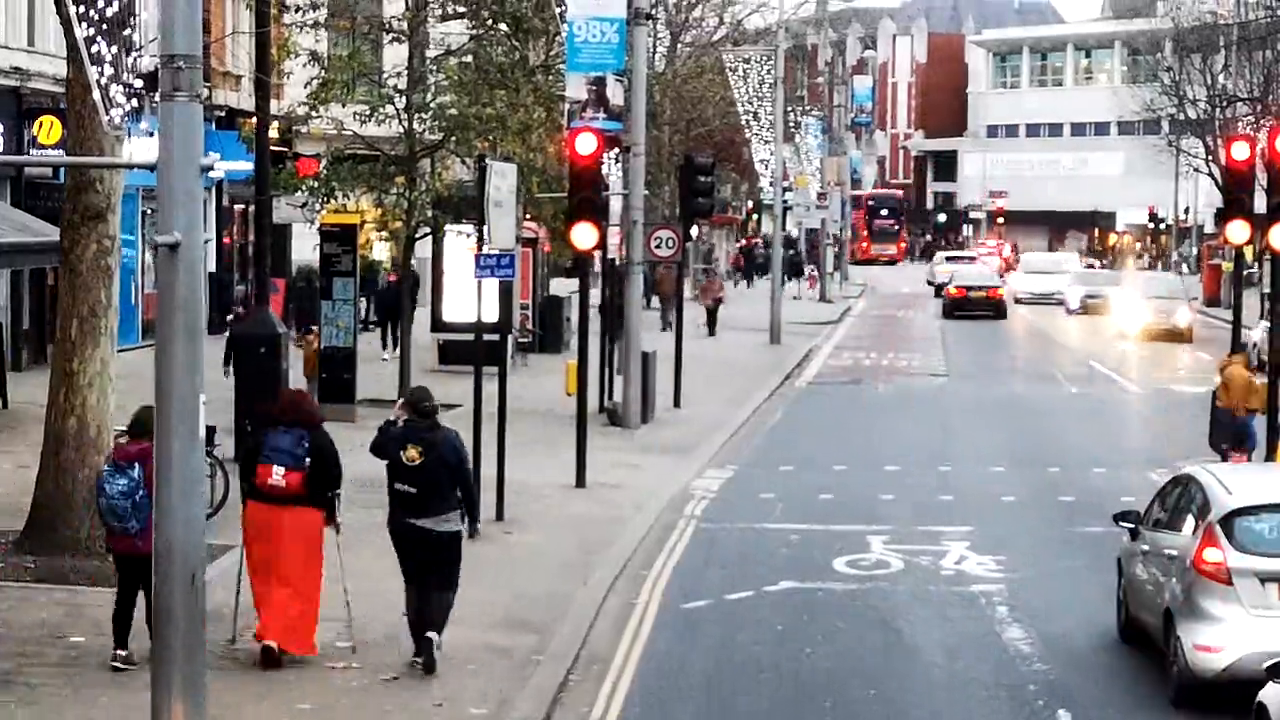
#> input picture frame 34 of traffic1.mp4, 1280 x 720 px, given in place of video.mp4, which was not available
$ python projvid.py
#> lines starting #> are read from the running program, lines starting #| are printed output that depends on the picture
import cv2
font = cv2.FONT_HERSHEY_SIMPLEX
cap=cv2.VideoCapture("video.mp4")
if not cap.isOpened():
    print("Error!")
    exit()
count=0
while True:
    ret,frame=cap.read() #ret=> boolean, 0 if frames not loaded,  1 if frames loaded
#> frame is the input picture: shape (720, 1280, 3); mean B, G, R 130.6, 128.7, 134.2
    if(ret==None):
        break
    height,width,layers= frame.shape
#> height = 720; width = 1280; layers = 3
    newh=height/4.5
#> newh = 160
    neww=width/4.5
#> neww = 284.4
    resize=cv2.resize(frame,(int(neww),int(newh)))
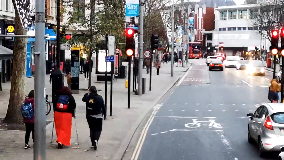
#> resize: shape (160, 284, 3); mean B, G, R 130.5, 128.5, 134.1
    count=count+1

    cv2.putText(resize,
                f"Frame count = {count}",
                (200, 200),
                font, 1,
                (0, 0, 0),
                2,
                cv2.LINE_4)
    cv2.imshow("My video",resize)

    if cv2.waitKey(25) & 0xFF == ord('u'):
#> (key Esc is pressed here)
        break
cap.release()
cv2.destroyAllWindows()


$ run again, starting later in the video
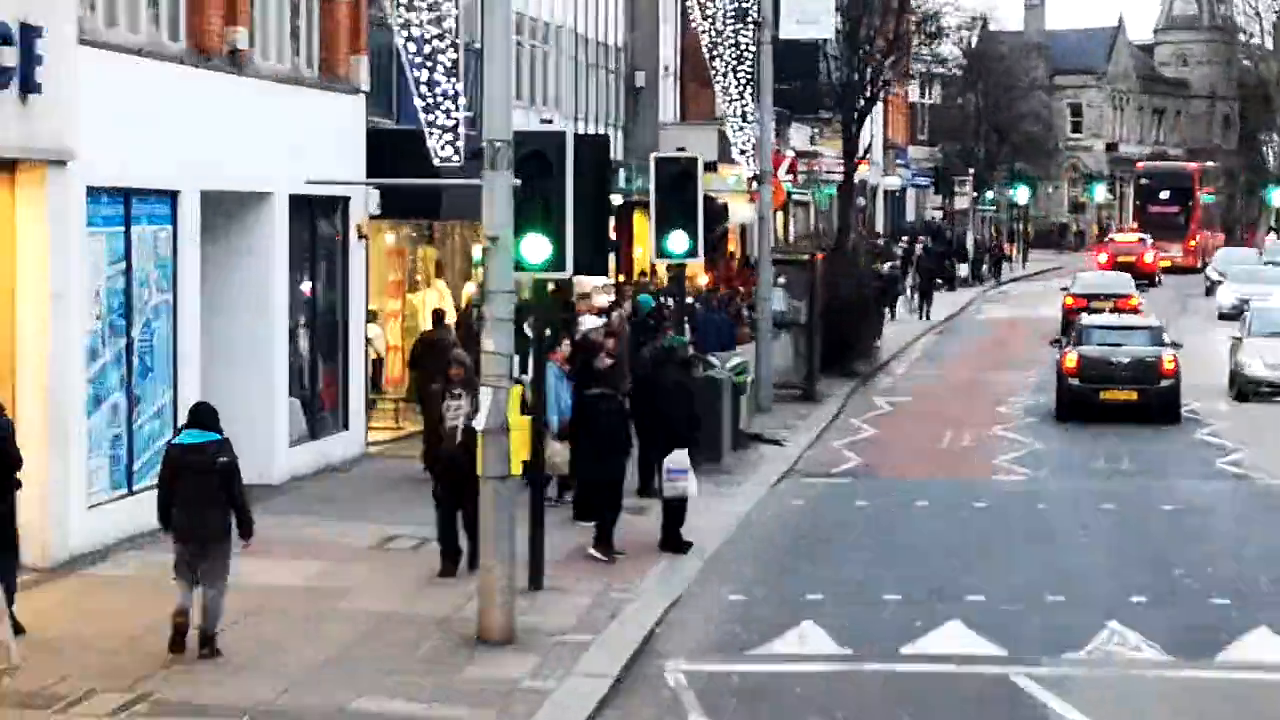
#> input picture frame 156 of traffic1.mp4, 1280 x 720 px, given in place of video.mp4, which was not available
#> frame is the input picture: shape (720, 1280, 3); mean B, G, R 136.8, 133.7, 134.1
#> `resize=cv2.resize(frame,(int(neww),int(newh)))`:
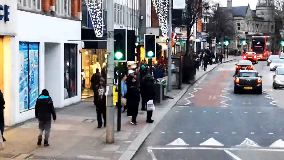
#> resize: shape (160, 284, 3); mean B, G, R 136.7, 133.6, 134

$ run again, starting later in the video
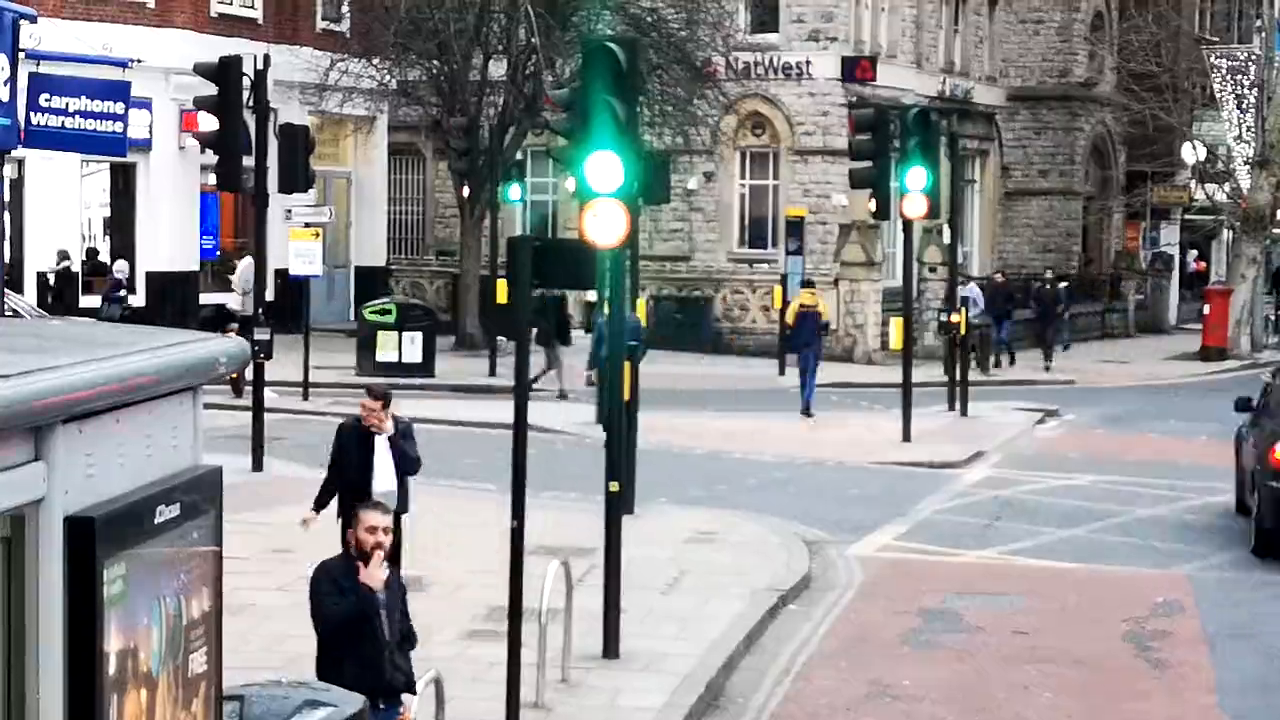
#> input picture frame 278 of traffic1.mp4, 1280 x 720 px, given in place of video.mp4, which was not available
#> frame is the input picture: shape (720, 1280, 3); mean B, G, R 141.7, 139.5, 139.7
#> `resize=cv2.resize(frame,(int(neww),int(newh)))`:
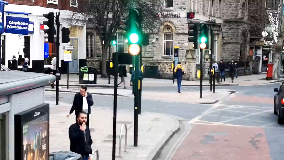
#> resize: shape (160, 284, 3); mean B, G, R 141.5, 139.3, 139.5
